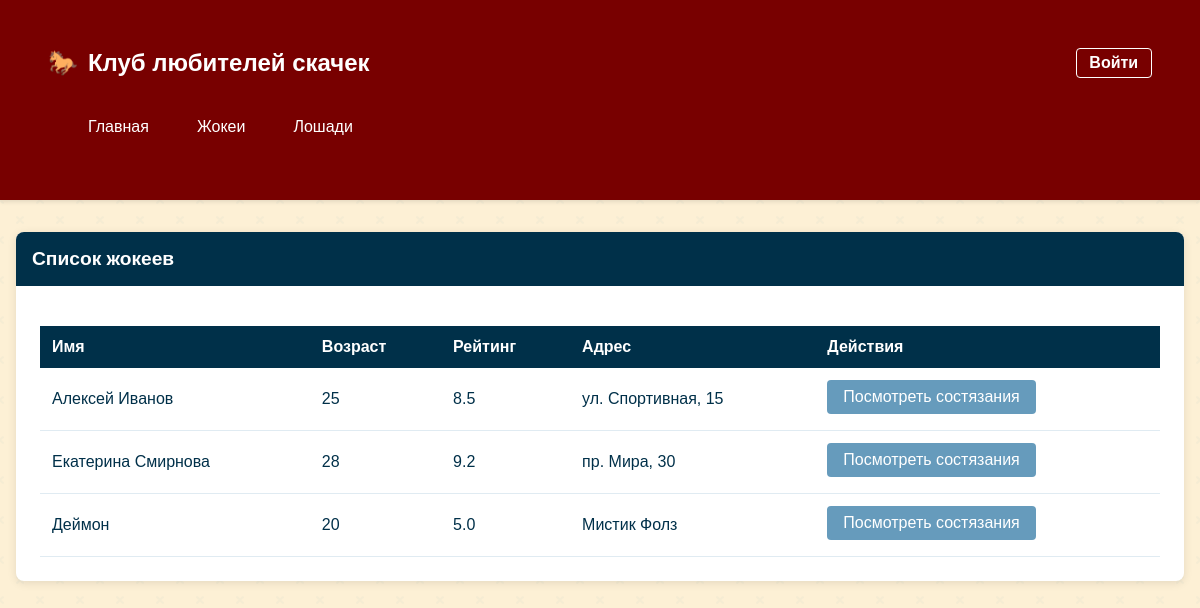
The page /jockeys on the database as committed earlier.
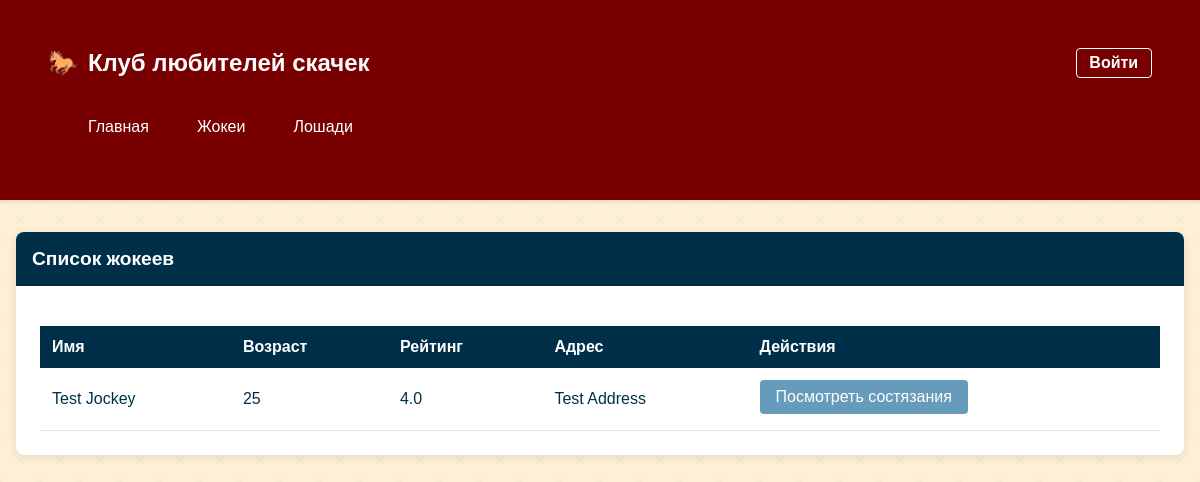
The same page on the database as committed later.
### horse_racing_app/models.py (models this page shows)
class Jockey(db.Model):
    __tablename__ = 'jockeys'
    id = db.Column(db.Integer, primary_key=True)
    name = db.Column(db.String(100), nullable=False)
    address = db.Column(db.String(200), nullable=False)
    age = db.Column(db.Integer, nullable=False)
    rating = db.Column(db.Float, nullable=False)
    results = db.relationship('Result', backref='jockey', lazy=True)

### horse_racing_app/app.py (the view)
@app.route('/jockeys')
def jockeys_list():
    jockeys = Jockey.query.all()
    return render_template('jockeys_list.html', jockeys=jockeys)

### horse_racing_app/templates/jockeys_list.html (shortened to what this page needs)
{% extends "base.html" %}
{% block content %}
<div class="card">
    <div class="card-header">Список жокеев</div>
    <div class="card-body">
        <table class="table">
            <thead>
                <tr>
                    <th>Имя</th>
                    <th>Возраст</th>
                    <th>Рейтинг</th>
                    <th>Адрес</th>
                    <th>Действия</th>
                </tr>
            </thead>
            <tbody>
                {% for jockey in jockeys %}
                <tr>
                    <td>{{ jockey.name }}</td>
                    <td>{{ jockey.age }}</td>
                    <td>{{ jockey.rating }}</td>
                    <td>{{ jockey.address }}</td>
                    <td>
                        <a href="{{ url_for('jockey_competitions', jockey_id=jockey.id) }}" class="btn">
                            Посмотреть состязания
                        </a>
                    </td>
                </tr>
                {% endfor %}
            </tbody>
        </table>
    </div>
</div>
{% endblock %}

Rows that differ between the two databases and show on the page:
removed Jockey: name "Екатерина Смирнова", age "28", rating "9.2", address "пр. Мира, 30"
removed Jockey: name "Деймон", age "20", rating "5.0", address "Мистик Фолз"
changed Jockey: name "Алексей Иванов" → "Test Jockey"; rating "8.5" → "4.0"; address "ул. Спортивная, 15" → "Test Address"
